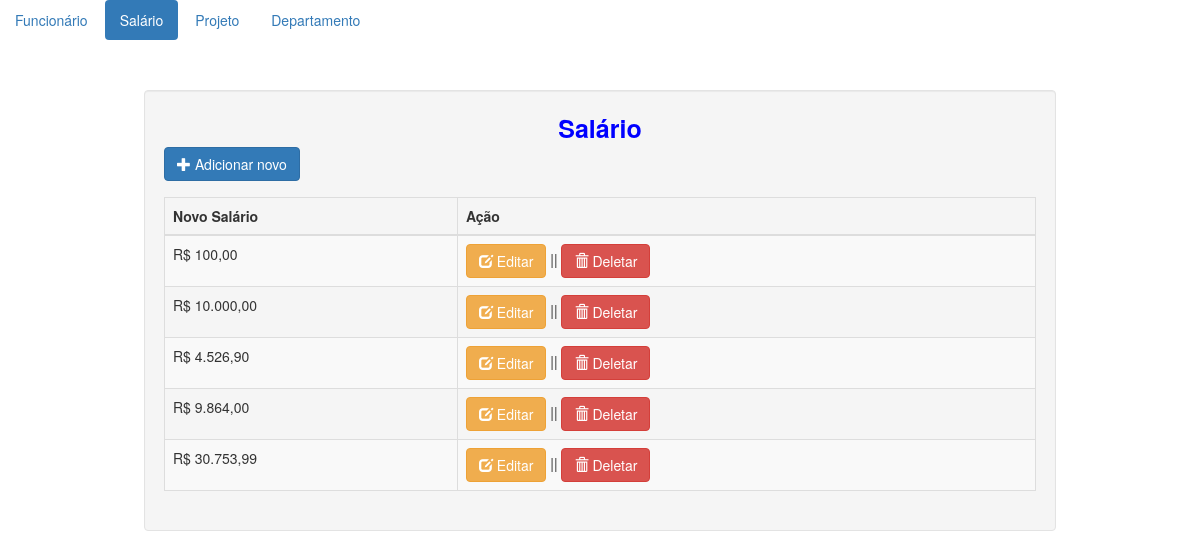
Screenshot of /salario/index.php with the database file from the repository.
### tables this page shows
CREATE TABLE `salarios` (
  `id` int NOT NULL AUTO_INCREMENT,
  `salario` decimal(10,2) DEFAULT NULL,
  PRIMARY KEY (`id`)
);

### htdocs/salario/index.php (the view, shortened to what this page needs)
<!DOCTYPE html>
<html>
<head>
	<link rel="stylesheet" href="https://maxcdn.bootstrapcdn.com/bootstrap/3.3.6/css/bootstrap.min.css" />
</head>
<body>
<ul class="nav nav-pills">
  <li role="presentation"><a href="/funcionario/index.php">Funcionário</a></li>
  <li role="presentation" class="active"><a href="/salario/index.php">Salário</a></li>
  <li role="presentation"><a href="/projeto/index.php">Projeto</a></li>
  <li role="presentation"><a href="/departamento/index.php">Departamento</a></li>
</ul>
<div class="container">
	<div style="height:50px;"></div>
	<div class="well" style="margin:auto; padding:auto; width:80%;">
	<span style="font-size:25px; color:blue"><center><strong>Salário</strong></center></span>
		<span class="pull-left"><a href="#addnew" data-toggle="modal" class="btn btn-primary"><span class="glyphicon glyphicon-plus"></span> Adicionar novo</a></span>
		<div style="height:50px;"></div>
		<table class="table table-striped table-bordered table-hover">
			<thead>
				<th>Novo Salário</th>
				<th>Ação</th>
			</thead>
			<tbody>
			<?php
				include('../conn.php');
				$query=mysqli_query($conn,"select * from salarios");
				while($row=mysqli_fetch_array($query)){
					?>
					<tr>
						<td><?php echo ucwords("R$ ".number_format($row['salario'], 2, ',', '.')); ?></td>
						<td>
							<a href="#edit<?php echo $row['id']; ?>" data-toggle="modal" class="btn btn-warning"><span class="glyphicon glyphicon-edit"></span> Editar</a> ||
							<a href="#del<?php echo $row['id']; ?>" data-toggle="modal" class="btn btn-danger"><span class="glyphicon glyphicon-trash"></span> Deletar</a>
						</td>
					</tr>
					<?php
				}
			?>
			</tbody>
		</table>
	</div>
</div>
</body>
</html>

### rows the page displays
salarios: salario "R$ 100,00"
salarios: salario "R$ 10.000,00"
salarios: salario "R$ 4.526,90"
salarios: salario "R$ 9.864,00"
salarios: salario "R$ 30.753,99"
